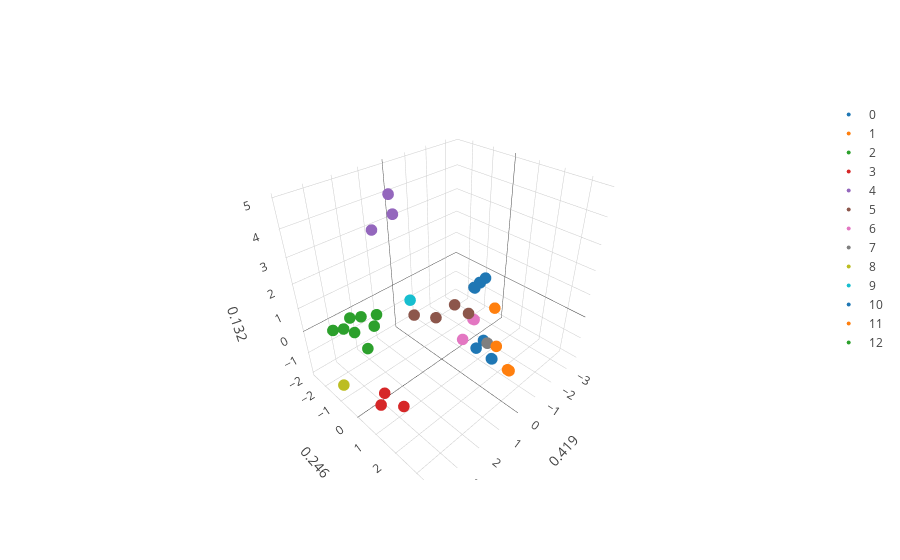

Write notebook code for a chart like this one.
### Markdown cell above
**Fig. Genetic structure** at locus of choice.

### Code cell
#### MeanShift clusters

N= 50
bandwidth = estimate_bandwidth(feats, quantile=0.15)
params = {'bandwidth': np.linspace(np.min(feats), np.max(feats),20)}
grid = GridSearchCV(KernelDensity(algorithm = "ball_tree",breadth_first = False), params,verbose=0)

## perform MeanShift clustering.
ms = MeanShift(bandwidth=bandwidth, bin_seeding=False, cluster_all=True, min_bin_freq=25)
ms.fit(feats[present,:])
labels1 = ms.labels_
label_select = {y:[present[x] for x in range(len(labels1)) if labels1[x] == y] for y in sorted(list(set(labels1))) if y != -1}

iu_control= np.triu_indices(len(label_select),1)
MS_centroids= [np.mean(feats[label_select[z],:],axis= 0) for z in label_select.keys()]
MS_pair_dist= pairwise_distances(MS_centroids,metric= 'euclidean')
MS_pair_dist= MS_pair_dist[iu_control]

plot_3D(feats,label_select,Names=Names,var_comps= var_comps)

### Figure 1 — Plotly figure (JSON) as saved in the notebook; plotly's stock layout.template omitted (floating-point values rounded to 4 significant figures; data arrays with more than 128 entries replaced by an {"elided": "..."} marker saying what was removed)
{"data": [{"marker": {"color": 0, "line": {"width": 0}, "opacity": 1, "size": 4, "symbol": "circle"}, "mode": "markers", "name": "0", "text": {"elided": "272 str values"}, "type": "scatter3d", "uid": "cf447f5d-ff01-4a81-ad9b-a3184edc64aa", "x": {"elided": "272 float values"}, "y": {"elided": "272 float values"}, "z": {"elided": "272 float values"}}, {"marker": {"color": 1, "line": {"width": 0}, "opacity": 1, "size": 4, "symbol": "circle"}, "mode": "markers", "name": "1", "text": {"elided": "167 str values"}, "type": "scatter3d", "uid": "5942fb85-eddc-4471-be4a-fefcbb1cf520", "x": {"elided": "167 float values"}, "y": {"elided": "167 float values"}, "z": {"elided": "167 float values"}}, {"marker": {"color": 2, "line": {"width": 0}, "opacity": 1, "size": 4, "symbol": "circle"}, "mode": "markers", "name": "2", "text": {"elided": "148 str values"}, "type": "scatter3d", "uid": "ac5bcee9-1864-4819-a86d-91db8d7e1f29", "x": {"elided": "148 float values"}, "y": {"elided": "148 float values"}, "z": {"elided": "148 float values"}}, {"marker": {"color": 3, "line": {"width": 0}, "opacity": 1, "size": 4, "symbol": "circle"}, "mode": "markers", "name": "3", "text": ["ID: IRIS_313-9634, gp: 3", "ID: IRIS_313-9176, gp: 3", "ID: IRIS_313-9123, gp: 3", "ID: IRIS_313-11077, gp: 3", "ID: IRIS_313-10922, gp: 3", "ID: IRIS_313-8884, gp: 3", "ID: IRIS_313-10679, gp: 3", "ID: IRIS_313-12341, gp: 3", "ID: IRIS_313-10703, gp: 3", "ID: IRIS_313-11831, gp: 3", "ID: IRIS_313-11832, gp: 3", "ID: IRIS_313-11834, gp: 3", "ID: IRIS_313-11846, gp: 3", "ID: IRIS_313-12351, gp: 3", "ID: IRIS_313-9529, gp: 3", "ID: B134, gp: 3", "ID: IRIS_313-11075, gp: 3", "ID: IRIS_313-11897, gp: 3", "ID: B148, gp: 3", "ID: IRIS_313-11922, gp: 3", "ID: IRIS_313-11924, gp: 3", "ID: B205, gp: 3", "ID: IRIS_313-10831, gp: 3", "ID: B223, gp: 3", "ID: IRIS_313-10848, gp: 3", "ID: B241, gp: 3", "ID: IRIS_313-10866, gp: 3", "ID: IRIS_313-10874, gp: 3", "ID: IRIS_313-10884, gp: 3", "ID: B266, gp: 3", "ID: IRIS_313-10889, gp: 3", "ID: IRIS_313-10890, gp: 3", "ID: IRIS_313-10893, gp: 3", "ID: IRIS_313-10895, gp: 3", "ID: IRIS_313-10923, gp: 3", "ID: IRIS_313-12070, gp: 3", "ID: IRIS_313-12071, gp: 3", "ID: IRIS_313-8486, gp: 3", "ID: IRIS_313-8519, gp: 3", "ID: IRIS_313-10867, gp: 3", "ID: IRIS_313-12134, gp: 3", "ID: IRIS_313-8565, gp: 3", "ID: B245, gp: 3", "ID: IRIS_313-8578, gp: 3", "ID: IRIS_313-8580, gp: 3", "ID: IRIS_313-11900, gp: 3", "ID: IRIS_313-10870, gp: 3", "ID: IRIS_313-12200, gp: 3", "ID: IRIS_313-12226, gp: 3", "ID: IRIS_313-12227, gp: 3", "ID: IRIS_313-12228, gp: 3", "ID: IRIS_313-12242, gp: 3", "ID: IRIS_313-12252, gp: 3", "ID: IRIS_313-12258, gp: 3", "ID: IRIS_313-12129, gp: 3", "ID: IRIS_313-12262, gp: 3", "ID: IRIS_313-12265, gp: 3", "ID: IRIS_313-12289, gp: 3", "ID: IRIS_313-10886, gp: 3", "ID: IRIS_313-12299, gp: 3", "ID: IRIS_313-11623, gp: 3", "ID: IRIS_313-12307, gp: 3", "ID: IRIS_313-8815, gp: 3", "ID: IRIS_313-12312, gp: 3", "ID: IRIS_313-12313, gp: 3", "ID: IRIS_313-12321, gp: 3", "ID: IRIS_313-12322, gp: 3", "ID: IRIS_313-12323, gp: 3", "ID: IRIS_313-11073, gp: 3", "ID: IRIS_313-12330, gp: 3", "ID: IRIS_313-12336, gp: 3", "ID: IRIS_313-12337, gp: 3", "ID: IRIS_313-12340, gp: 3", "ID: IRIS_313-12342, gp: 3", "ID: IRIS_313-12346, gp: 3", "ID: IRIS_313-12348, gp: 3", "ID: IRIS_313-12349, gp: 3", "ID: IRIS_313-12350, gp: 3", "ID: IRIS_313-12352, gp: 3", "ID: IRIS_313-12353, gp: 3", "ID: IRIS_313-10888, gp: 3", "ID: IRIS_313-11094, gp: 3", "ID: IRIS_313-11691, gp: 3", "ID: IRIS_313-10656, gp: 3", "ID: IRIS_313-8999, gp: 3", "ID: IRIS_313-12164, gp: 3", "ID: IRIS_313-8599, gp: 3", "ID: IRIS_313-11892, gp: 3", "ID: IRIS_313-9048, gp: 3", "ID: IRIS_313-11929, gp: 3"], "type": "scatter3d", "uid": "9027284c-9346-4331-8f67-338e347f0d9b", "x": [2.705, 3.294, 3.294, 3.294, 3.294, 3.294, 3.294, 2.705, 3.294, 3.294, 3.294, 3.294, 3.294, 3.294, 3.294, 3.294, 3.294, 3.294, 3.294, 3.294, 3.294, 3.294, 3.294, 3.294, 3.294, 3.294, 3.294, 3.294, 3.294, 3.294, 3.294, 3.071, 3.294, 3.294, 3.294, 3.294, 3.294, 3.294, 3.294, 3.294, 3.294, 3.294, 3.294, 3.294, 2.705, 3.294, 3.294, 3.294, 3.294, 3.294, 3.294, 3.294, 3.294, 3.294, 3.294, 3.294, 3.294, 3.294, 3.294, 3.294, 3.294, 3.294, 3.294, 3.294, 3.294, 3.294, 3.294, 3.294, 3.294, 3.294, 3.294, 3.294, 3.294, 3.294, 3.294, 3.294, 3.294, 3.294, 3.294, 3.294, 3.294, 3.294, 3.294, 3.294, 3.294, 3.294, 3.296, 3.294, 3.294, 3.294], "y": [0.8933, 0.4117, 0.4117, 0.4117, 0.4117, 0.4117, 0.4117, 0.8933, 0.4117, 0.4117, 0.4117, 0.4117, 0.4117, 0.4117, 0.4117, 0.4117, 0.4117, 0.4117, 0.4117, 0.4117, 0.4117, 0.4117, 0.4117, 0.4117, 0.4117, 0.4117, 0.4117, 0.4117, 0.4117, 0.4117, 0.4117, 0.373, 0.4117, 0.4117, 0.4117, 0.4117, 0.4117, 0.4117, 0.4117, 0.4117, 0.4117, 0.4117, 0.4117, 0.4117, 0.8933, 0.4117, 0.4117, 0.4117, 0.4117, 0.4117, 0.4117, 0.4117, 0.4117, 0.4117, 0.4117, 0.4117, 0.4117, 0.4117, 0.4117, 0.4117, 0.4117, 0.4117, 0.4117, 0.4117, 0.4117, 0.4117, 0.4117, 0.4117, 0.4117, 0.4117, 0.4117, 0.4117, 0.4117, 0.4117, 0.4117, 0.4117, 0.4117, 0.4117, 0.4117, 0.4117, 0.4117, 0.4117, 0.4117, 0.4117, 0.4117, 0.4117, 0.4122, 0.4117, 0.4117, 0.4117], "z": [-1.933, -1.768, -1.768, -1.768, -1.768, -1.768, -1.768, -1.933, -1.768, -1.768, -1.768, -1.768, -1.768, -1.768, -1.768, -1.768, -1.768, -1.768, -1.768, -1.768, -1.768, -1.768, -1.768, -1.768, -1.768, -1.768, -1.768, -1.768, -1.768, -1.768, -1.768, -1.392, -1.768, -1.768, -1.768, -1.768, -1.768, -1.768, -1.768, -1.768, -1.768, -1.768, -1.768, -1.768, -1.933, -1.768, -1.768, -1.768, -1.768, -1.768, -1.768, -1.768, -1.768, -1.768, -1.768, -1.768, -1.768, -1.768, -1.768, -1.768, -1.768, -1.768, -1.768, -1.768, -1.768, -1.768, -1.768, -1.768, -1.768, -1.768, -1.768, -1.768, -1.768, -1.768, -1.768, -1.768, -1.768, -1.768, -1.768, -1.768, -1.768, -1.768, -1.768, -1.768, -1.768, -1.768, -1.772, -1.768, -1.768, -1.768]}, {"marker": {"color": 4, "line": {"width": 0}, "opacity": 1, "size": 4, "symbol": "circle"}, "mode": "markers", "name": "4", "text": ["ID: IRIS_313-11205, gp: 4", "ID: IRIS_313-11282, gp: 4", "ID: IRIS_313-11288, gp: 4", "ID: IRIS_313-11382, gp: 4", "ID: IRIS_313-11647, gp: 4", "ID: IRIS_313-11741, gp: 4", "ID: IRIS_313-11490, gp: 4", "ID: IRIS_313-8530, gp: 4", "ID: IRIS_313-8349, gp: 4", "ID: IRIS_313-9039, gp: 4", "ID: IRIS_313-11742, gp: 4", "ID: IRIS_313-11298, gp: 4", "ID: IRIS_313-8321, gp: 4", "ID: IRIS_313-8342, gp: 4", "ID: IRIS_313-11054, gp: 4", "ID: IRIS_313-9610, gp: 4", "ID: IRIS_313-11013, gp: 4", "ID: IRIS_313-10925, gp: 4", "ID: IRIS_313-11055, gp: 4", "ID: IRIS_313-9626, gp: 4", "ID: IRIS_313-11058, gp: 4", "ID: IRIS_313-11323, gp: 4", "ID: IRIS_313-11324, gp: 4", "ID: IRIS_313-11629, gp: 4", "ID: CX368, gp: 4", "ID: IRIS_313-11064, gp: 4", "ID: IRIS_313-8410, gp: 4", "ID: IRIS_313-11636, gp: 4", "ID: IRIS_313-11015, gp: 4", "ID: IRIS_313-10673, gp: 4", "ID: IRIS_313-8864, gp: 4", "ID: IRIS_313-11483, gp: 4", "ID: IRIS_313-9283, gp: 4", "ID: IRIS_313-10963, gp: 4", "ID: IRIS_313-10965, gp: 4", "ID: IRIS_313-8554, gp: 4", "ID: IRIS_313-12141, gp: 4", "ID: IRIS_313-10976, gp: 4", "ID: IRIS_313-9661, gp: 4", "ID: IRIS_313-8963, gp: 4", "ID: IRIS_313-10849, gp: 4", "ID: IRIS_313-10718, gp: 4", "ID: IRIS_313-10852, gp: 4", "ID: IRIS_313-9449, gp: 4", "ID: IRIS_313-11982, gp: 4", "ID: IRIS_313-10869, gp: 4", "ID: IRIS_313-11265, gp: 4", "ID: IRIS_313-10927, gp: 4", "ID: IRIS_313-10875, gp: 4", "ID: IRIS_313-12002, gp: 4", "ID: IRIS_313-11277, gp: 4", "ID: IRIS_313-11557, gp: 4", "ID: IRIS_313-11016, gp: 4", "ID: IRIS_313-11017, gp: 4", "ID: IRIS_313-11018, gp: 4", "ID: IRIS_313-11458, gp: 4", "ID: IRIS_313-11024, gp: 4", "ID: IRIS_313-8721, gp: 4", "ID: IRIS_313-11291, gp: 4", "ID: IRIS_313-11618, gp: 4"], "type": "scatter3d", "uid": "c8753524-9b4a-4d8f-bd8a-f7eaca7ae1c1", "x": [1.84, 1.363, 1.363, 1.363, 1.306, 1.363, 1.363, 1.363, 1.363, 1.363, 1.363, 1.363, 1.363, 1.363, 1.363, 1.306, 1.363, 1.364, 1.363, 1.363, 1.363, 1.306, 1.363, 1.363, 1.363, 1.363, 1.307, 1.363, 1.363, 1.363, 1.363, 1.363, 1.363, 1.363, 1.363, 1.363, 1.363, 1.363, 1.363, 1.363, 1.363, 1.363, 1.363, 1.363, 1.363, 1.363, 1.363, 1.363, 1.363, 1.363, 1.363, 1.363, 1.363, 1.363, 1.363, 1.363, 1.363, 1.363, 1.363, 1.363], "y": [-1.171, -0.8141, -0.8141, -0.8141, -0.7556, -0.8141, -0.8141, -0.8141, -0.8141, -0.8141, -0.8141, -0.8141, -0.8141, -0.8141, -0.8141, -0.7556, -0.8141, -0.8151, -0.8141, -0.8141, -0.8141, -0.7556, -0.8141, -0.8141, -0.8141, -0.8141, -0.757, -0.8141, -0.8141, -0.8141, -0.8141, -0.8141, -0.8141, -0.8141, -0.8141, -0.8141, -0.8141, -0.8141, -0.8141, -0.8141, -0.8141, -0.8141, -0.8141, -0.8141, -0.8141, -0.8141, -0.8141, -0.8141, -0.8141, -0.8141, -0.8141, -0.8141, -0.8141, -0.8141, -0.8141, -0.8141, -0.8141, -0.8141, -0.8141, -0.8141], "z": [3.766, 4.904, 4.904, 4.904, 4.257, 4.904, 4.904, 4.904, 4.904, 4.904, 4.904, 4.904, 4.904, 4.904, 4.904, 4.257, 4.904, 4.915, 4.904, 4.904, 4.904, 4.257, 4.904, 4.904, 4.904, 4.904, 4.265, 4.904, 4.904, 4.904, 4.904, 4.904, 4.904, 4.904, 4.904, 4.904, 4.904, 4.904, 4.904, 4.904, 4.904, 4.904, 4.904, 4.904, 4.904, 4.904, 4.904, 4.904, 4.904, 4.904, 4.904, 4.904, 4.904, 4.904, 4.904, 4.904, 4.904, 4.904, 4.904, 4.904]}, {"marker": {"color": 5, "line": {"width": 0}, "opacity": 1, "size": 4, "symbol": "circle"}, "mode": "markers", "name": "5", "text": ["ID: B090, gp: 5", "ID: B094, gp: 5", "ID: IRIS_313-11303, gp: 5", "ID: IRIS_313-11206, gp: 5", "ID: CX60, gp: 5", "ID: IRIS_313-10778, gp: 5", "ID: IRIS_313-11918, gp: 5", "ID: IRIS_313-11279, gp: 5", "ID: IRIS_313-11287, gp: 5", "ID: B154, gp: 5"], "type": "scatter3d", "uid": "cd169ac9-38f9-442c-a3ca-d98247f832b6", "x": [0.3633, -0.1673, -0.1673, -0.1673, -0.1673, -0.105, -0.1673, -0.1673, -0.1673, 0.9545], "y": [0.08876, 0.4941, 0.4941, 0.4941, 0.4941, 1.217, 0.4941, 0.4941, 0.4941, -0.4016], "z": [0.1824, 0.6919, 0.6919, 0.6919, 0.6919, 0.743, 0.6919, 0.6919, 0.6919, 0.3579]}, {"marker": {"color": 6, "line": {"width": 0}, "opacity": 1, "size": 4, "symbol": "circle"}, "mode": "markers", "name": "6", "text": ["ID: IRIS_313-10688, gp: 6", "ID: IRIS_313-10779, gp: 6", "ID: IRIS_313-10806, gp: 6", "ID: IRIS_313-10853, gp: 6", "ID: B228, gp: 6", "ID: IRIS_313-11971, gp: 6", "ID: IRIS_313-10862, gp: 6", "ID: IRIS_313-8857, gp: 6"], "type": "scatter3d", "uid": "9a6c94f1-f2e4-4066-8b4d-81c231ef8bef", "x": [0.3485, 0.3485, 0.3485, -0.5466, -0.5382, -0.5466, -0.5466, -0.5466], "y": [1.391, 1.391, 1.391, 1.1, 1.052, 1.1, 1.1, 1.1], "z": [-0.04075, -0.04075, -0.04075, 0.154, 0.1508, 0.154, 0.154, 0.154]}, {"marker": {"color": 7, "line": {"width": 0}, "opacity": 1, "size": 4, "symbol": "circle"}, "mode": "markers", "name": "7", "text": ["ID: IRIS_313-10020, gp: 7", "ID: IRIS_313-11454, gp: 7", "ID: IRIS_313-9422, gp: 7", "ID: IRIS_313-11191, gp: 7", "ID: IRIS_313-11272, gp: 7", "ID: IRIS_313-11020, gp: 7", "ID: IRIS_313-11027, gp: 7"], "type": "scatter3d", "uid": "af18f7b4-6bfb-450a-bfcc-b57e39a0611d", "x": [-0.26, -0.2625, -0.2613, -0.2625, -0.2625, -0.2625, -0.2625], "y": [1.995, 1.996, 1.981, 1.996, 1.996, 1.996, 1.996], "z": [-0.2193, -0.2205, -0.2175, -0.2205, -0.2205, -0.2205, -0.2205]}, {"marker": {"color": 8, "line": {"width": 0}, "opacity": 1, "size": 4, "symbol": "circle"}, "mode": "markers", "name": "8", "text": ["ID: IRIS_313-9201, gp: 8", "ID: B069, gp: 8", "ID: B070, gp: 8", "ID: B102, gp: 8", "ID: IRIS_313-10074, gp: 8"], "type": "scatter3d", "uid": "df87b310-a6d8-4f90-9029-eb5c289ae0cb", "x": [3.797, 3.797, 3.797, 3.797, 3.797], "y": [-0.9895, -0.9895, -0.9895, -0.9895, -0.9895], "z": [-1.478, -1.478, -1.478, -1.478, -1.478]}, {"marker": {"color": 9, "line": {"width": 0}, "opacity": 1, "size": 4, "symbol": "circle"}, "mode": "markers", "name": "9", "text": ["ID: IRIS_313-11677, gp: 9", "ID: IRIS_313-10928, gp: 9", "ID: IRIS_313-11085, gp: 9", "ID: IRIS_313-11113, gp: 9"], "type": "scatter3d", "uid": "008fcfee-d717-4181-b4ff-91c95d81ee8f", "x": [0.2457, 0.2457, 0.2457, 0.2457], "y": [-1.446, -1.446, -1.446, -1.446], "z": [0.0946, 0.0946, 0.0946, 0.0946]}, {"marker": {"color": 10, "line": {"width": 0}, "opacity": 1, "size": 4, "symbol": "circle"}, "mode": "markers", "name": "10", "text": ["ID: IRIS_313-11347, gp: 10", "ID: IRIS_313-8401, gp: 10", "ID: IRIS_313-11329, gp: 10", "ID: IRIS_313-10578, gp: 10"], "type": "scatter3d", "uid": "7408bb8d-e0c2-44db-8792-d26c8b682004", "x": [0.4656, -0.2491, 0.4018, 0.4637], "y": [2.792, 1.823, 2.058, 2.772], "z": [0.07191, -0.1881, 0.02338, 0.07065]}, {"marker": {"color": 11, "line": {"width": 0}, "opacity": 1, "size": 4, "symbol": "circle"}, "mode": "markers", "name": "11", "text": ["ID: IRIS_313-11561, gp: 11"], "type": "scatter3d", "uid": "2e054a56-a621-40fb-9584-5727509b92ab", "x": [-1.351], "y": [1.363], "z": [0.3728]}, {"marker": {"color": 12, "line": {"width": 0}, "opacity": 1, "size": 4, "symbol": "circle"}, "mode": "markers", "name": "12", "text": ["ID: B045, gp: 12", "ID: B100, gp: 12", "ID: B161, gp: 12"], "type": "scatter3d", "uid": "13d41c76-151f-4165-a797-507ae604c5b6", "x": [2.081, 2.516, 2.081], "y": [-1.282, -1.198, -1.282], "z": [-0.001609, -0.7389, -0.001609]}], "layout": {"scene": {"xaxis": {"title": "0.419"}, "yaxis": {"title": "0.246"}, "zaxis": {"title": "0.132"}}}}
